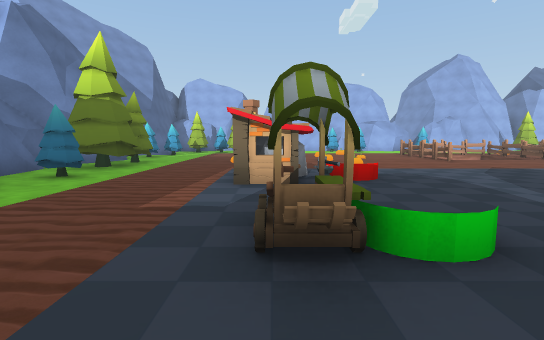
[1] (above)

16 first-person views from a walk through a scene from a Unity 3-D project. The camera is 1.5 m above the floor, tilts 6° down and sees 85° across. The floor is counted in squares, 2 m on a side. Each view is taken from the middle of a square. On the plan, view 1 faces up. The plan holds only what a view shows up to about 10 squares ahead; the rest is blank. The place goes on beyond the plan. The player character is not drawn. Some animated figures are not drawn.

[2]
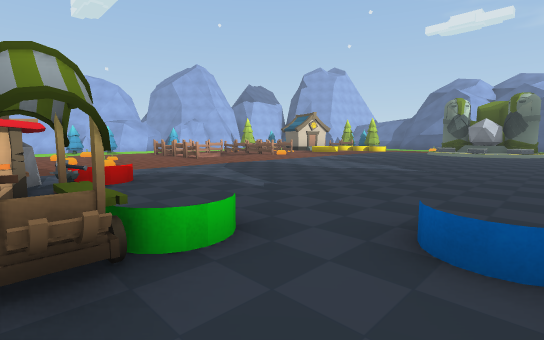

[3]
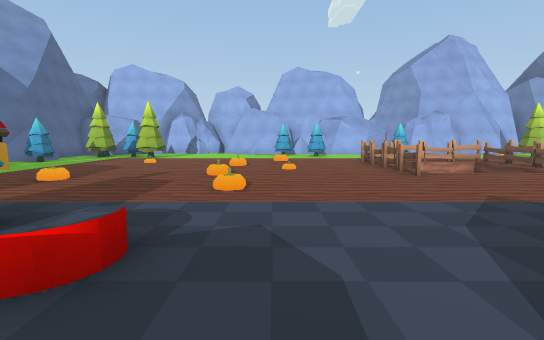

[4]
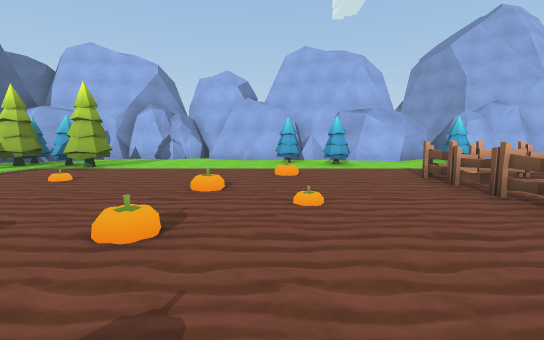

[5]
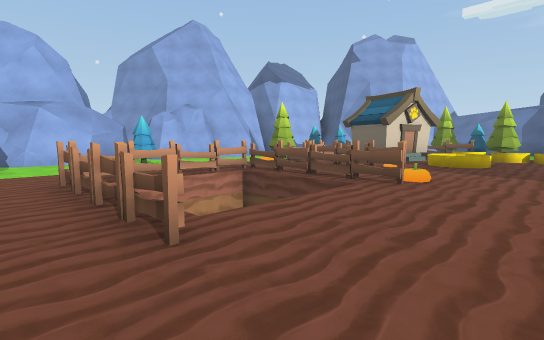

[6]
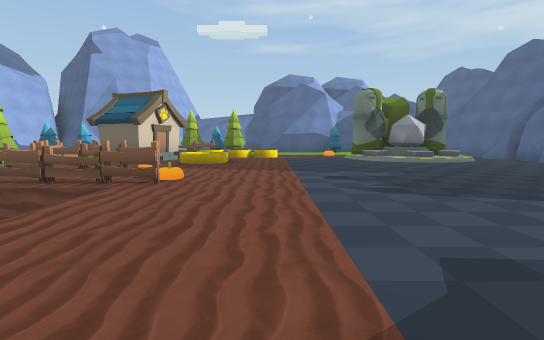

[7]
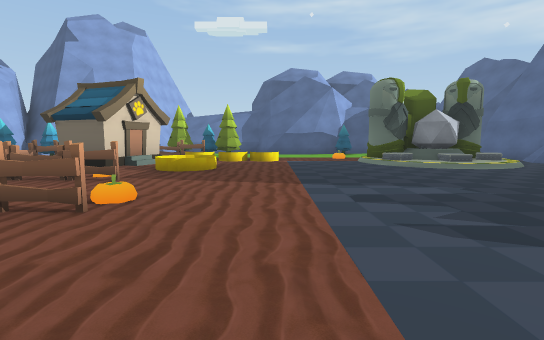

[8]
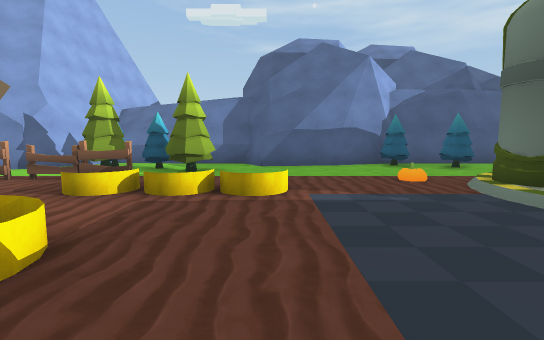

[9]
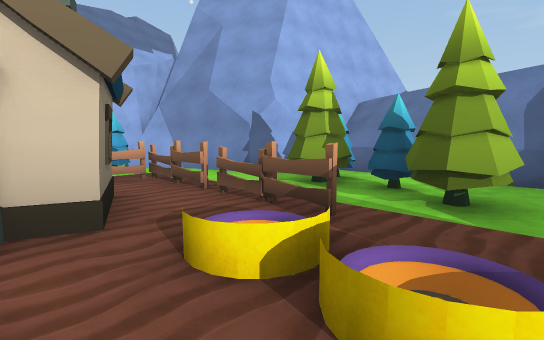

[10]
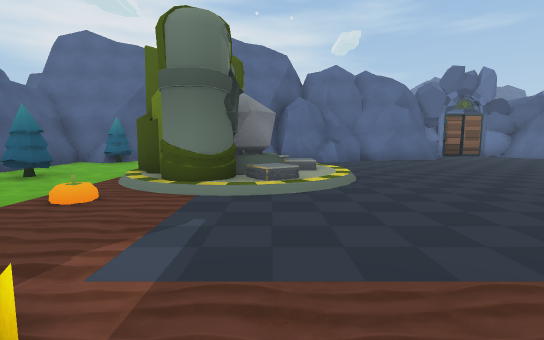

[11]
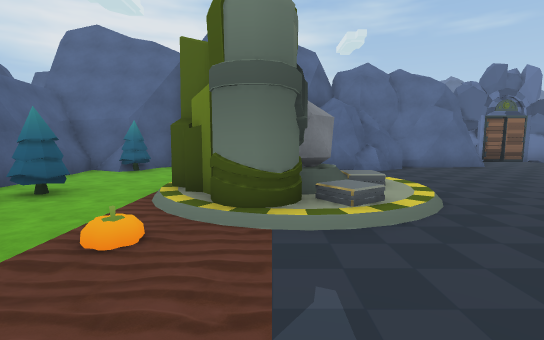

[12]
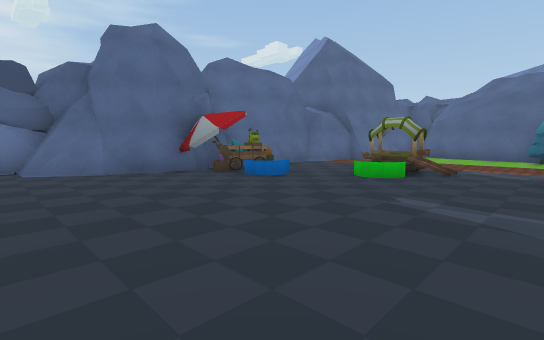

[13]
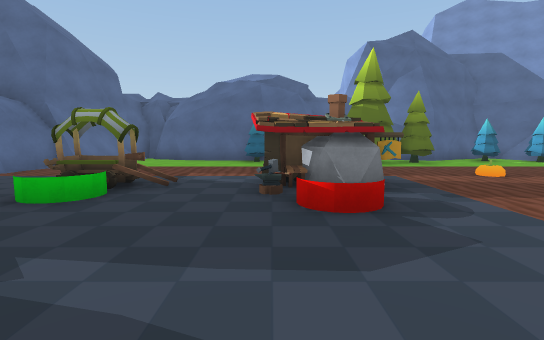

[14]
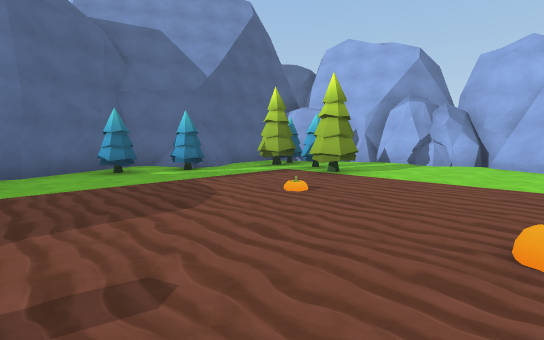

[15]
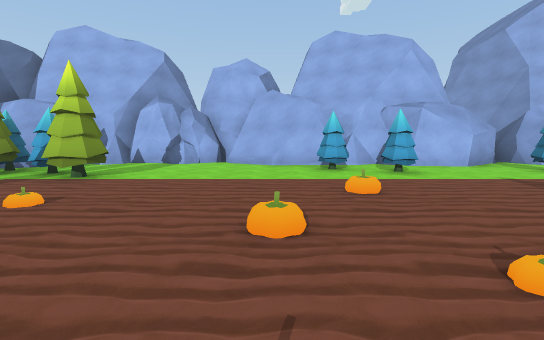

[16]
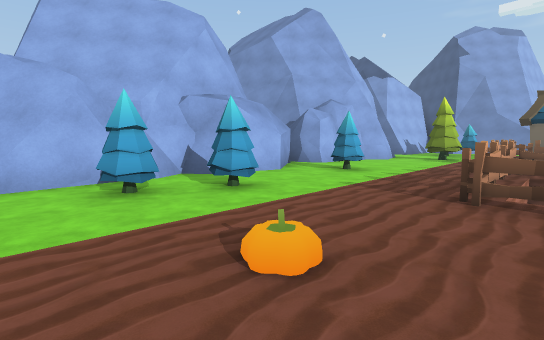

### Floor plan
Key: @ floor where view 1 was taken; # wall or solid block; . main floor; : floor 0.25 m higher than the main floor; / step, stairs or slope; O other object.
Columns run from 7 left of view 1 to 23 right of it. Each row starts with its distance up from view 1.
 20     #####        #
 19    ##.#.########.##       ##
 18  ###...............        #
 17  #OOO.....OOO..OO...    OO##
 16  ##OOO...............O   O.#
 15  ##.................OOOOOO.##
 14 ##OO.........OOOOO.O. O  O..##
 13 #............O   O.O. ##OO...#
 12 ##O..........O   O.O...#OO.OO#
 11  #...........O   O.O.O...O.OO#
 10  #.O.........O...O...OO....O.#
  9  #OO....................O....#
  8  #OO..................../....#
  7  #O....O.....................#
  6  #OO...O.O...................#
  5  #O....OOO............./:...O#
  4  #O...................//#:...#
  3  #.....O............../O##/.O#
  2   .....OO.............//# /...
  1   ..  ................//# ....#
  0   ##...@.O............./   .O.#
 -1   ####...OO.........#####  .###
 -2      ########.....###      ##
 -3             ##.
 -4              ##

Where each view was taken, in squares from view 1:
view 1: 0 up, 0 right, facing up
view 2: 0 up, 0 right, facing up-right
view 3: 4 up, 3 right, facing up
view 4: 8 up, 3 right, facing up
view 5: 8 up, 5 right, facing up-right
view 6: 8 up, 5 right, facing right
view 7: 8 up, 7 right, facing right
view 8: 8 up, 13 right, facing right
view 9: 9 up, 16 right, facing up-right
view 10: 9 up, 16 right, facing down
view 11: 8 up, 17 right, facing down
view 12: 5 up, 7 right, facing down-left
view 13: 5 up, 5 right, facing left
view 14: 10 up, 2 right, facing up-left
view 15: 10 up, 2 right, facing up
view 16: 13 up, 2 right, facing up-right
